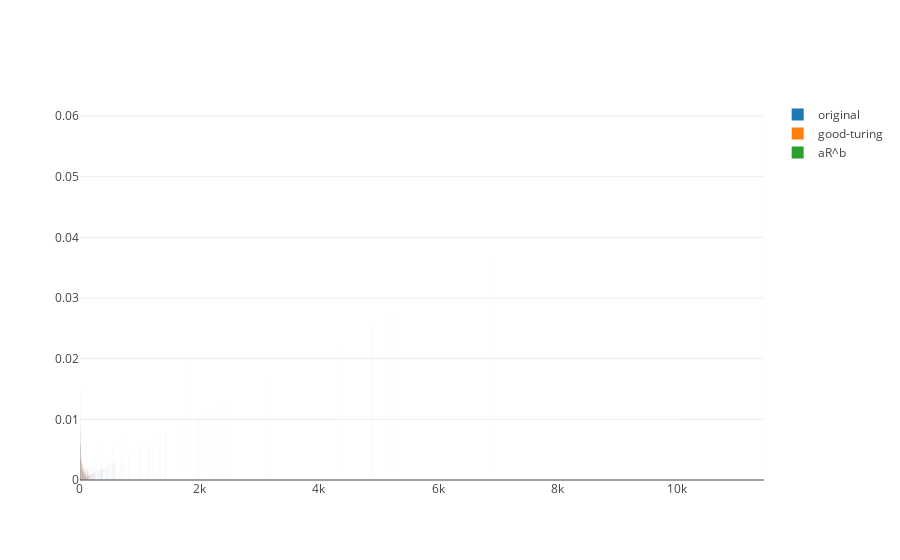

Write notebook code for a chart like this one.
### Code cell
MAX = sorted_nrs[0][1]
iplot([
    Bar({"x" : list(zip(*sorted_probs))[0], "y": list(zip(*sorted_probs))[1]}, name="original"),
    Bar({"x" : list(zip(*sorted_newnrs))[0], "y": list(zip(*sorted_newnrs))[1]}, name="good-turing"),
     Bar({"x" : list(zip(*regress_probs))[0], "y": list(zip(*regress_probs))[1]}, name="aR^b"), # ab^r

    
])

### Figure 1 — Plotly figure (JSON) as saved in the notebook; plotly's stock layout.template omitted (floating-point values rounded to 4 significant figures; data arrays with more than 128 entries replaced by an {"elided": "..."} marker saying what was removed)
{"data": [{"name": "original", "type": "bar", "x": {"elided": "280 int values"}, "y": {"elided": "280 float values"}}, {"name": "good-turing", "type": "bar", "x": {"elided": "280 int values"}, "y": {"elided": "280 float values"}}, {"name": "aR^b", "type": "bar", "x": {"elided": "280 int values"}, "y": {"elided": "280 float values"}}], "layout": {}}
